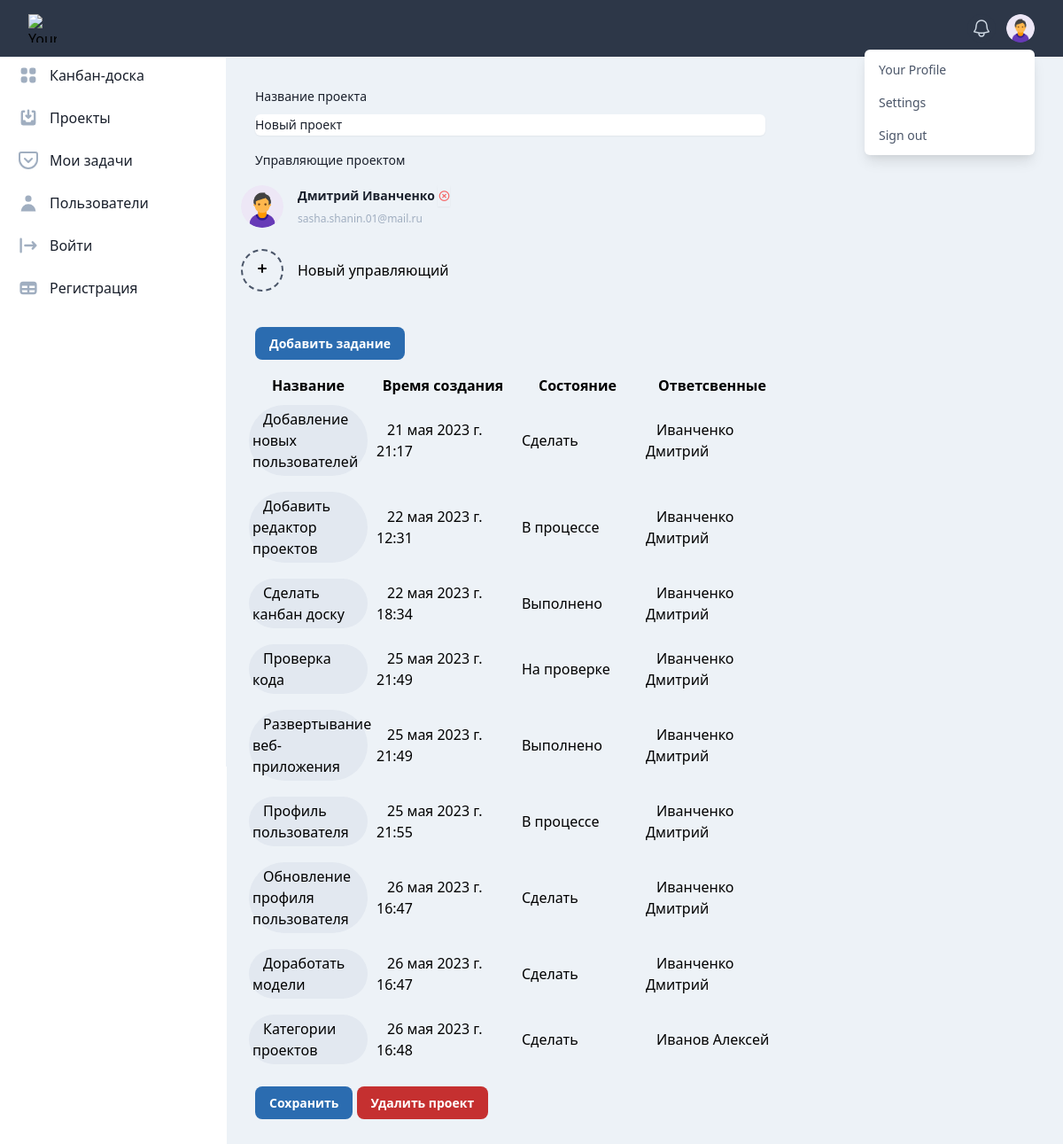
The app's page /project/0d741dc696e94affbda93b47daf87248 (signed in) with its own data.
### board/models.py (models this page shows, shortened)
class Project(models.Model):
    owner = models.ForeignKey('auth.User', on_delete=models.CASCADE, related_name='projects')
    uuid = models.UUIDField(default=uuid.uuid4, unique=True, primary_key=True, editable=False)
    name = models.CharField(max_length=500, default="Project")
    date = models.DateTimeField(auto_now_add=True)
    class Meta:
        verbose_name = 'Проект'
        verbose_name_plural = 'Проекты'

class Task(models.Model):
    class boardNames(models.TextChoices):
        ToDo = 'Сделать'
        InProgress = 'В процессе'
        Review = 'На проверке'
        Done = 'Выполнено'
    owner = models.ForeignKey('auth.User', on_delete=models.CASCADE,
                              related_name='tasks')
    uuid = models.UUIDField(default=uuid.uuid4, unique=True, primary_key=True,
                            editable=False)
    name = models.CharField(max_length=500, default="Name")
    boardName = models.CharField(max_length=12, choices=boardNames.choices,
                                 default=boardNames.ToDo)
    date = models.DateTimeField(auto_now_add=True)
    project = models.ForeignKey('board.Project', on_delete=models.CASCADE, related_name='tasks')
    class Meta:
        verbose_name = 'Задача'
        verbose_name_plural = 'Задачи'

### board/views.py (the view)
# urls.py: path('project/<str:uuid>', views.project, name='project'),
@login_required
def project(request, uuid):
    t = request.user.projects.filter(uuid=uuid).first()
    t_dict = {
        'uuid': str(t.uuid),
        'name': str(t.name),
        'date': str(localize(t.date)),
        'owner': str(t.owner),
    }
    tasks = []
    t_tasks = t.tasks.all()
    for i in t_tasks:
        a = {
            'uuid': str(i.uuid),
            'name': i.name if i.name is not None else 'Без названия',
            'boardName': i.boardName,
            'date': str(localize(i.date)),
            'owner': {
                'full_name': i.owner.last_name + ' ' + i.owner.first_name,
            }
        }
        tasks.append(a)
    users = User.objects.all()
    return render(request, 'project.html', {'project': t_dict, 'tasks': tasks, 'users': users})

### board/templates/project.html (shortened to what this page needs)
{% extends "base.html" %}
{% load crispy_forms_tags %}
{% load static %}
{% block content %}
<div class="p-4 bg-gray-200" x-data="project_java()" x-init="getData()">
    <div class="w-2/3">
        <div class="m-4">
            <div class="col-span-full">
                <label for="" class="block text-sm font-medium leading-6 text-gray-900">
                    Название проекта
                </label>
                <div class="mt-2">
                    <input type="text" name="" id="" autocomplete="" value="{{ project.name }}"
                           class="block w-full rounded-md border-0 py-1.5
                               text-gray-900 shadow-sm ring-1 ring-inset ring-gray-300
                               placeholder:text-gray-400 focus:ring-2 focus:ring-inset
                               focus:ring-indigo-600 sm:text-sm sm:leading-6">
                </div>
            </div>
        </div>
        <div>
            <label for="" class="block text-sm font-medium leading-6 text-gray-900 m-4">
                Управляющие проектом
            </label>
            <div class="flex gap-x-4 hover:bg-gray-200 rounded-mds dark:hover:bg-gray-700">
                <img class="h-12 w-12 flex-none rounded-full bg-gray-50"
                     src="{% static 'profile_icon1.png' %}"
                     alt="">
                <div class="min-w-0 flex-auto">
                    <p class="text-sm font-semibold leading-6 text-gray-900">{{ user.first_name }} {{ user.last_name }} <button type="button"
                            class="font-semibold text-red-500 focus:outline-none hover:text-red-700 shadow-sm">
                        <i class="uil uil-times-circle"></i></button></p>
                    <p class="mt-1 truncate text-xs leading-5 text-gray-500">{{ user.email}}</p>
                </div>
                <div class="min-w-0 flex-auto">
                </div>
            </div>
            <a class="m-1 p-1"
            >
                <div class="flex space-x-4 hover:bg-gray-200 rounded-lg">
                    <div class="flex rounded-full w-12 h-12 border-2 border-gray-700 border-dashed items-center justify-center">
                        <svg class="mb-1 text-slate-300" width="20" height="20" fill="currentColor"
                             aria-hidden="true">
                            <path d="M10 5a1 1 0 0 1 1 1v3h3a1 1 0 1 1 0 2h-3v3a1 1 0 1 1-2 0v-3H6a1 1 0 1 1 0-2h3V6a1 1 0 0 1 1-1Z"/>
                        </svg>
                    </div>
                    <div class="m-auto">
                        Новый управляющий
                    </div>
                </div>
            </a>
        </div>
        <div class="m-4">
            <button id="add_task" type="submit"
                    @click.prevent="openTaskCreate()"
                    class="bg-blue-700 hover:bg-blue-500 text-white
                font-semibold text-sm rounded-lg px-4 py-2 focus:outline-none">
                Добавить задание
            </button>
        </div>
        <table class="table-fixed w-full">
            <thead>
            <tr>
                <th>Название</th>
                <th>Время создания</th>
                <th>Состояние</th>
                <th>Ответсвенные</th>
            </tr>
            </thead>
            <tbody>
            {% for task in tasks %}
            <tr class="hover:bg-gray-100 dark:hover:bg-gray-700 rounded-full">
                <td class="">
                    <div class="rounded-full bg-gray-300 p-1 m-2">
                    <span class="flex-1 ml-3 whitespace-nowrap">
                            {{ task.name }}
                    </span>
                    </div>
                </td>
                <td class="w-16">
                <span class="flex-1 ml-3 whitespace-nowrap">
                    {{ task.date }}
                </span>
                </td>
                <td class="">
                <span class="flex-1 ml-3 whitespace-nowrap">
                    {{ task.boardName }}
                </span>
                </td>
                <td class="">
                <span class="flex-1 ml-3 whitespace-nowrap">
                    {{ task.owner.full_name }}
                </span>
                </td>
            </tr>
            {% endfor %}
            </tbody>
        </table>
        <div class="m-4">
            <button id="save" type="submit"
                    @click.prevent="updateProject(uuid, name)"
                    class="bg-blue-700 hover:bg-blue-500 text-white
                font-semibold text-sm rounded-lg px-4 py-2 focus:outline-none">
                Сохранить
            </button>
            <button id="delete" type="submit"
                    @click.prevent="deleteProject(uuid)"
                    class="bg-red-700 hover:bg-red-500 text-white
                font-semibold text-sm rounded-lg px-4 py-2 focus:outline-none">
                Удалить проект
            </button>
        </div>
    </div>
</div>
{% endblock %}

### records on screen
Project: name "Новый проект"
Task: name "Добавление новых пользователей", boardName "Сделать"
Task: name "Добавить редактор проектов", boardName "В процессе"
Task: name "Сделать канбан доску", boardName "Выполнено"
Task: name "Проверка кода", boardName "На проверке"
Task: name "Развертывание веб-приложения", boardName "Выполнено"
Task: name "Профиль пользователя", boardName "В процессе"
Task: name "Обновление профиля пользователя", boardName "Сделать"
Task: name "Доработать модели", boardName "Сделать"
Task: name "Категории проектов", boardName "Сделать"

### other values on screen
{{ user.first_name }} "Дмитрий"
{{ user.last_name }} "Иванченко"
{{ user.email }} "sasha.shanin.01@mail.ru"
{{ task.date }} "21 мая 2023 г. 21:17" "22 мая 2023 г. 12:31" "22 мая 2023 г. 18:34" "25 мая 2023 г. 21:49" "25 мая 2023 г. 21:49" "25 мая 2023 г. 21:55" "26 мая 2023 г. 16:47" "26 мая 2023 г. 16:47" "26 мая 2023 г. 16:48"
{{ task.owner.full_name }} "Иванченко Дмитрий" "Иванченко Дмитрий" "Иванченко Дмитрий" "Иванченко Дмитрий" "Иванченко Дмитрий" "Иванченко Дмитрий" "Иванченко Дмитрий" "Иванченко Дмитрий" "Иванов Алексей"
